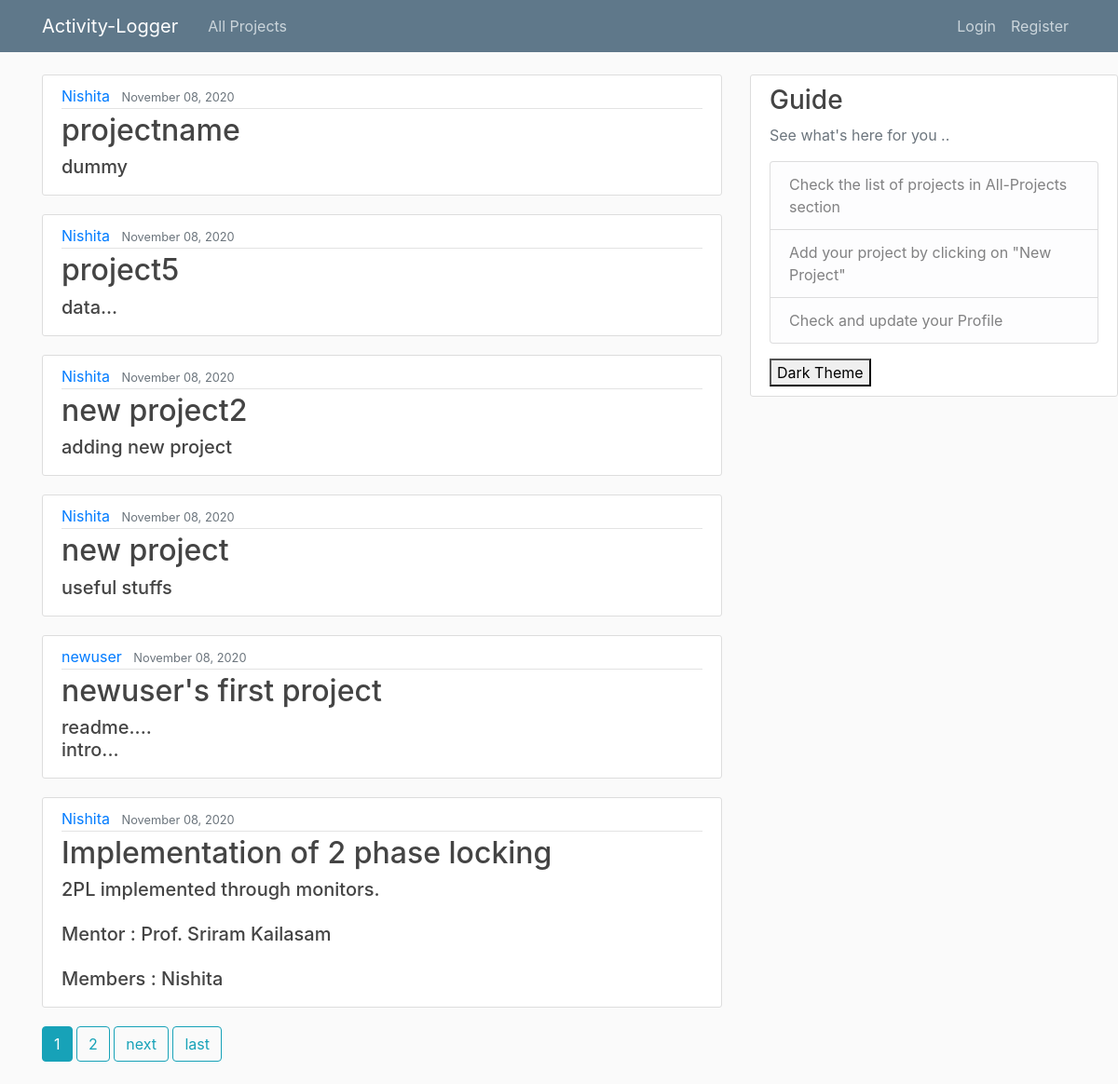
Before: / with the older database file.
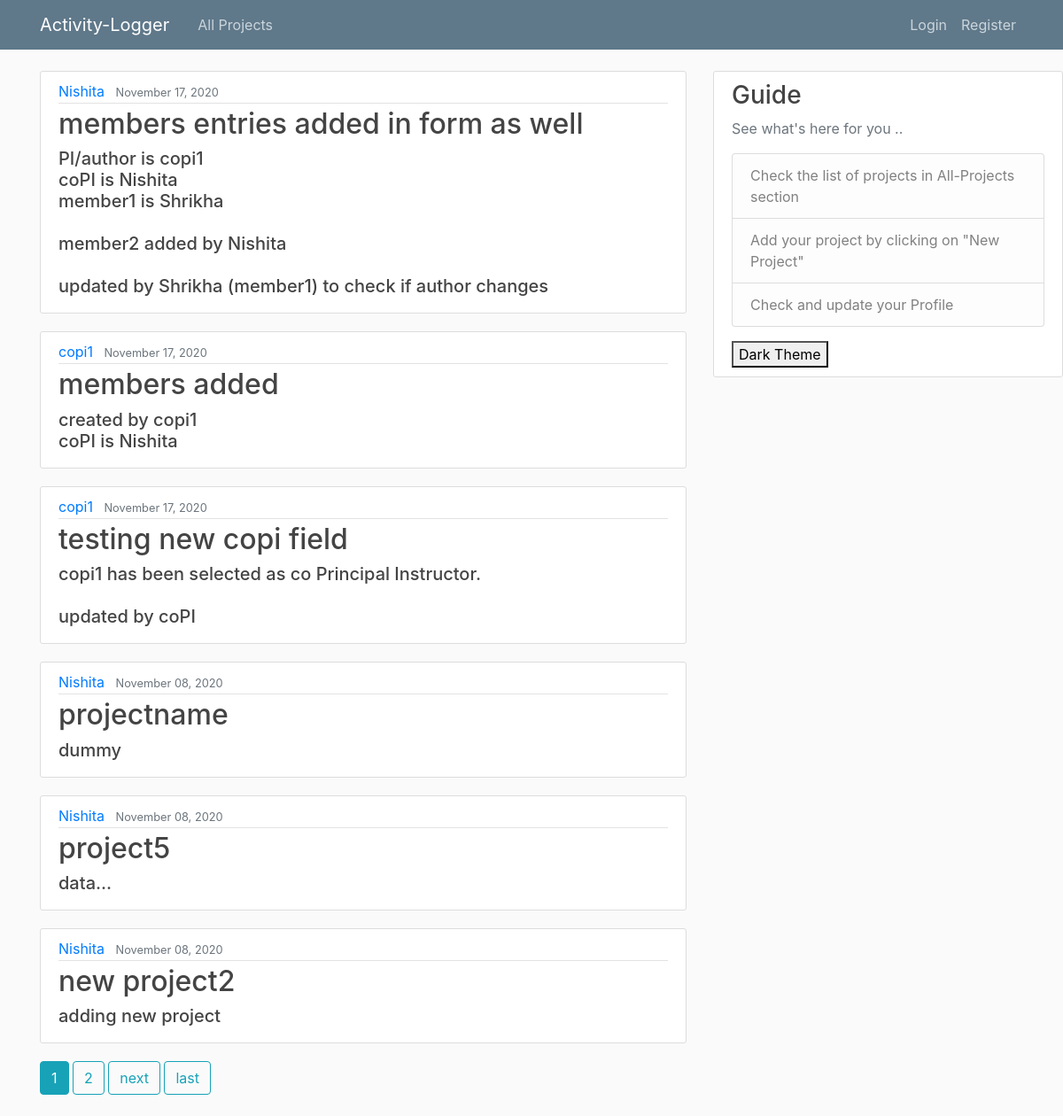
After: the same page with the newer database file.
### blog/models.py (models this page shows, shortened)
class Post(models.Model):
	title = models.CharField(max_length=100)
	content = models.TextField()
	coPI = models.CharField(max_length=100, blank=True, default='')
	member1 = models.CharField(max_length=100, blank=True, default='')
	member2 = models.CharField(max_length=100, blank=True, default='')
	member3 = models.CharField(max_length=100, blank=True, default='')
	member4 = models.CharField(max_length=100, blank=True, default='')
	member5 = models.CharField(max_length=100, blank=True, default='')
	date = models.DateTimeField(default=timezone.now)
	author = models.ForeignKey(User, on_delete=models.CASCADE)

### blog/views.py (the view)
# urls.py: path('', PostListView.as_view(), name='blog-home'),
class PostListView(ListView):
	model = Post
	template_name = 'blog/home.html'
	context_object_name = 'posts'
	ordering = ['-date']
	paginate_by = 6

### blog/templates/blog/home.html (shortened to what this page needs)
{% extends "blog/base.html" %}
{% block content %}
	{% for post in posts %}
		<article class="media content-section">
		  <div class="media-body">
		    <div class="article-metadata">
		      <a class="mr-2" href="{% url 'user-posts' post.author.username %}">{{ post.author }}</a>
		      <small class="text-muted">{{ post.date|date:"F d, Y" }}</small>
		    </div>
		    <h2><a class="article-title" href="{% url 'post-detail' post.id %} ">{{ post.title }}</a></h2>
		    <h5 class="article-content"  >{{ post.content }}</h5>
		     </div>
		</article>
	{% endfor %}
	{% if is_paginated %}
		{% for num in page_obj.paginator.page_range %}
			{% if page_obj.number == num %}
				<a class="btn btn-info mb-4" href="?page= {{ num }} "> {{ num }}  </a>
			{% elif num > page_obj.number|add:'-3' and num < page_obj.number|add:'3' %}
				<a class="btn btn-outline-info mb-4" href="?page= {{ num }} "> {{ num }}  </a>
			{% endif %}
		{% endfor %}
		{% if page_obj.has_next %}
			<a class="btn btn-outline-info mb-4" href="?page={{ page_obj.next_page_number }} "> next </a>
			<a class="btn btn-outline-info mb-4" href="?page= {{ page_obj.paginator.num_pages }} "> last  </a>
		{% endif %}
	{% endif %}
{% endblock content %}

Changed rows visible on the page:
no longer on this page (row unchanged): Post: author "Nishita", date "November 08, 2020", title "new project", content "useful stuffs"
no longer on this page (row unchanged): Post: author "newuser", date "November 08, 2020", title "newuser's first project", content "readme.... intro..."
no longer on this page (row unchanged): Post: author "Nishita", date "November 08, 2020", title "Implementation of 2 phase locking", content "2PL implemented through monitors. Mentor : Prof. Sriram Kailasam Members : Nishita"
added Post: author "Nishita", date "November 17, 2020", title "members entries added in form as well", content "PI/author is copi1 coPI is Nishita member1 is Shrikha member2 added by Nishita updated by Shrikha (member1) to check if author changes"
added Post: author "copi1", date "November 17, 2020", title "members added", content "created by copi1 coPI is Nishita"
added Post: author "copi1", date "November 17, 2020", title "testing new copi field", content "copi1 has been selected as co Principal Instructor. updated by coPI"
